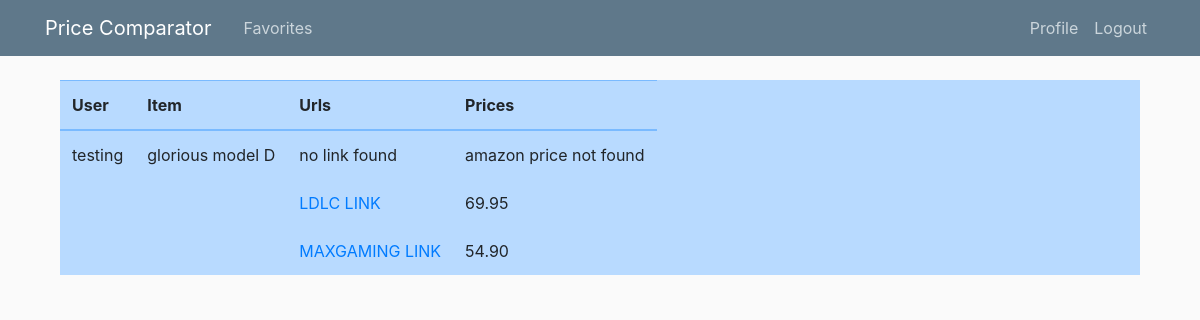
Screenshot of /favorites/ (signed in) with the database file from the repository.
### fromsapp/models.py (models this page shows, shortened)
class Favorite(models.Model):
    name = models.CharField(max_length=100)
    amazon_url = models.TextField(default='')
    ldlc_url = models.TextField(default='')
    maxgaming_url = models.TextField(default='')
    amazon_price = models.CharField(max_length=100, default='')
    ldlc_price = models.CharField(max_length=100, default='')
    maxgaming_price = models.CharField(max_length=100, default='')
    search_user = models.ForeignKey(User, on_delete=models.CASCADE)

### fromsapp/views.py (the view, shortened to what this page needs)
# urls.py: path('favorites/', views.favorites, name='favorites')
@login_required
def favorites(request):
    user = request.user
    args = {
        'favorites' : user.favorite_set.all(),
    }
    return render(request, 'fromsapp/favorites.html', args)

### fromsapp/templates/fromsapp/favorites.html
{% extends 'fromsapp/base.html' %}
{% block content %}
{% for favorite in favorites  %}
<div class="container">
  <table class="table table-hover table-primary table-responsive">
    <thead>
      <tr>
        <th scope="col">User</th>
        <th scope="col">Item</th>
        <th scope="col">Urls</th>
        <th scope="col">Prices</th>
      </tr>
    </thead>
    <tbody>
      <tr>
        <td>{{ favorite.search_user }}</td>
        <td>{{ favorite.name }}</td>
        <td>
          {% if favorite.amazon_url != 'no link found' %}
            <a href='{{ favorite.amazon_url }}'>AMAZON LINK</a></br></br>
          {% else %}
            no link found</br></br>
          {% endif %}
          {% if favorite.ldlc_url != 'no link found' %}
            <a href='{{ favorite.ldlc_url}}'>LDLC LINK</a></br></br>
          {% else %}
            no link found</br></br>
          {% endif %}
          {% if favorite.maxgaming_url != 'no link found' %}
            <a href='{{ favorite.maxgaming_url}}'>MAXGAMING LINK</a>
          {% else %}
            no link found</br></br>
          {% endif %}
        </td>
        <td>
           {{ favorite.amazon_price }}</br></br>
           {{ favorite.ldlc_price }}</br></br>
           {{ favorite.maxgaming_price }}
        </td>
      </tr>
    </tbody>
  </table>
</div>
{% endfor %}
{% endblock content %}

### fromsapp/static/fromsapp/main.css (style rules this page uses)
body { background: #fafafa; color: #333333; margin-top: 5rem; }

### rows the page displays
Favorite: search_user "testing", name "glorious model D", amazon_url "no link found", amazon_price "amazon price not found", ldlc_price "69.95", maxgaming_price "54.90"
